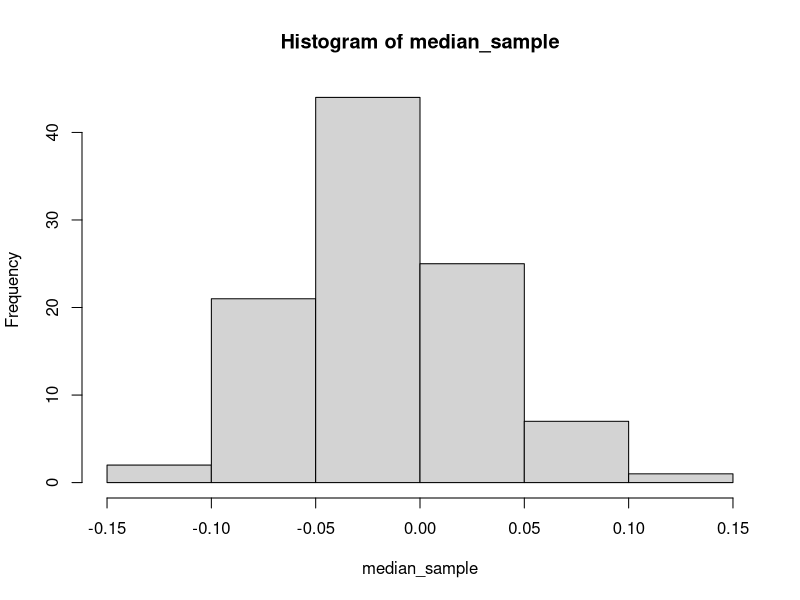

This chart was generated by the following R code:
## ---- chunk 1
library(tidyverse)
library(stats4)
## ---- chunk 2
set.seed(111)
single_sample = rnorm(201, 0, 1)
fun <- function(a, b)
  sum(-log(dnorm(single_sample, a, b)))
z <- mle(minuslogl = fun, start = list(a = 0, b = 1))
mean = coef(z)[1]
sd = coef(z)[2]
mean
sd
## ---- chunk 3
median_sample <- c()
for (i in 1:100) {
  x = median(rnorm(1000, mean, sd))
  median_sample <- c(median_sample, x)
}
hist(median_sample)
## ---- chunk 4
ci = quantile(median_sample, probs = c(0.025, 0.975))
ci
## ---- chunk 5
coverage <- c()
for (i in 1:1000) {
  data <- rnorm(201, 0, 1)
  
  mean = mean(data)
  sd = sqrt(length(data-1)/length(data)*var(data))
  
  median_sample <- c()
  for (i in 1:100) {
  x = median(rnorm(201, mean, sd))
  median_sample <- c(median_sample, x)
  }
  
  ci = quantile(median_sample, probs = c(0.025, 0.975))
  
  coverage <- c(coverage, ci[1] <= 0 & ci[2] >= 0)
}

mean(coverage)
## ---- chunk 6
coverage <- c()
for (i in 1:1000) {
  data <- rnorm(201, 0, 1)
  
  median_sample <- c()
  for (i in 1:100) {
  x = median(sample(data, size = 201, replace = TRUE))
  median_sample <- c(median_sample, x)
  }
  
  ci = quantile(median_sample, probs = c(0.025, 0.975))
  
  coverage <- c(coverage, ci[1] <= 0 & ci[2] >= 0)
}

mean(coverage)

